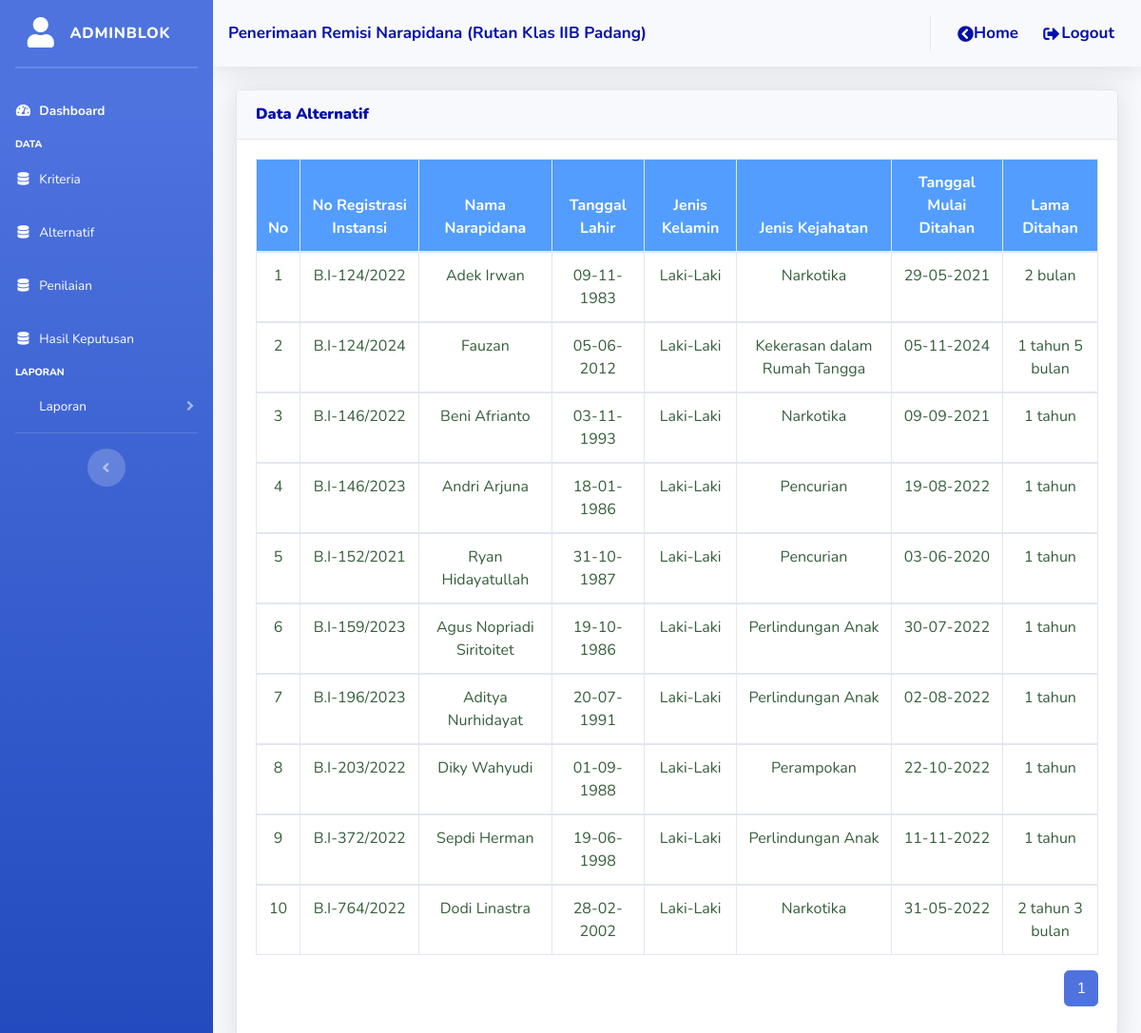
/admin/proses/data_alternatif.php?idp=12 (signed in), run on the app's committed database.
### tables this page shows
CREATE TABLE `tbl_alternatif` (
  `id_alternatif` varchar(15) NOT NULL,
  `nama` varchar(255) NOT NULL,
  `tanggal_lahir` date NOT NULL,
  `jenis_kelamin` varchar(15) NOT NULL,
  `jenis_kejahatan` varchar(255) NOT NULL,
  `tanggal_mulai_ditahan` date NOT NULL,
  `lama_pidana` varchar(20) NOT NULL,
  `id_blok` int(11) NOT NULL,
  `id_periode` int(11) NOT NULL
);

### admin/proses/data_alternatif.php (the view, shortened to what this page needs)
<?php
include("style/header.php");
include("style/sidebar.php");
$idp = $_GET['idp'];
?>
<div class="container-fluid">
  <div class="card shadow mt-3 mb-3">
    <div class="card-header py-3">
      <h6 class="m-0 font-weight-bold" style="color: #0510a8"><b>Data Alternatif</b></h6>
    </div>
    <div class="card-body">
      <?php
      include("../../config/koneksi.php");
      ?>
      <?php
      $itemsPerPage = 10;
      $totalData = mysqli_num_rows(mysqli_query($konek, "SELECT * FROM tbl_alternatif WHERE id_periode = '$idp'"));
      $totalPages = ceil($totalData / $itemsPerPage);
      $currentPage = isset($_GET['page']) ? intval($_GET['page']) : 1;
      $offset = ($currentPage - 1) * $itemsPerPage;
      $sql = mysqli_query($konek, "SELECT * FROM tbl_alternatif WHERE id_periode = '$idp' LIMIT $offset, $itemsPerPage");
      $no = $offset + 1;
      ?>
      <div class="table-responsive">
        <table class="table table-bordered" width="100%">
          <thead>
            <tr style="background-color: #529dff; color: #ffff" align="center">
              <th>No</th>
              <th>No Registrasi Instansi</th>
              <th>Nama Narapidana</th>
              <th>Tanggal Lahir</th>
              <th>Jenis Kelamin</th>
              <th>Jenis Kejahatan</th>
              <th>Tanggal Mulai Ditahan</th>
              <th>Lama Ditahan</th>
            </tr>
          </thead>
          <?php
          while ($array = mysqli_fetch_assoc($sql)) {
          ?>
            <tbody>
              <tr align="center" style="color: #355E3B">
                <td><?php echo $no++; ?></td>
                <td><?php echo $array['id_alternatif']; ?></td>
                <td><?php echo $array['nama']; ?></td>
                <td><?php
                    $tanggal_lahir = new DateTime($array['tanggal_lahir']);
                    echo $tanggal_lahir->format('d-m-Y ');
                    ?></td>
                <td><?php echo $array['jenis_kelamin']; ?></td>
                <td><?php echo $array['jenis_kejahatan']; ?></td>
                <td><?php
                    $tanggal_mulai_ditahan = new DateTime($array['tanggal_mulai_ditahan']);
                    echo $tanggal_mulai_ditahan->format('d-m-Y ');
                    ?></td>
                <td>
                  <?= $array['lama_pidana'] ?>
                </td>
              </tr>
            </tbody>
          <?php
          }
          ?>
        </table>
      </div>
      <nav aria-label="Pagination">
        <ul class="pagination justify-content-end">
          <?php
          for ($page = 1; $page <= $totalPages; $page++) {
            echo '<li class="page-item ' . ($page === $currentPage ? 'active' : '') . '">
                                <a class="page-link" href="?idp=' . $idp . '&page=' . $page . '">' . $page . '</a>
                            </li>';
          }
          ?>
        </ul>
      </nav>
    </div>
  </div>
</div>
</div>
<?php
include("style/footer.php");
?>

### admin/proses/style/header.php (shortened to what this page needs)
<!DOCTYPE html>
<html lang="en">
<head>
  <link href="../../assets/vendor/fontawesome-free/css/all.min.css" rel="stylesheet" type="text/css">
  <link href="../../assets/css/sb-admin-2.min.css" rel="stylesheet">
</head>

### admin/proses/style/sidebar.php (shortened to what this page needs)
<?php
$idp = $_GET['idp'];
?>
<body id="page-top">
  <div id="wrapper">
    <ul class="navbar-nav bg-gradient-primary sidebar sidebar-dark accordion" id="accordionSidebar">
      <a class="sidebar-brand d-flex align-items-center justify-content-center" href="index.php?idp=<?php echo $idp; ?>">
        <div class="sidebar-brand-icon">
          <i class="fas fa-user" style="color: #ffff"></i>
        </div>
        <div class="sidebar-brand-text mx-3" style="color: #ffff"><?php echo $_SESSION['username']; ?></div>
      </a>
      <hr class="sidebar-divider my-0">
      <hr class="sidebar-divider">
      <li class="nav-item active">
        <a class="nav-link" href="../../admin/proses/index.php?idp=<?php echo $idp; ?>">
          <i class="fas fa-fw fa-tachometer-alt"></i>
          <span>Dashboard</span></a>
      </li>
      <div class="sidebar-heading" style="color: #ffff">
        Data
      </div>
      <li class="nav-item">
        <a class="nav-link" href="../../admin/data_kriteria.php?idp=<?php echo $idp; ?>">
          <i class="fas fa-fw fa-database" style="color: #ffff"></i>
          <span style="color: #ffff">Kriteria</span>
        </a>
      </li>
      <li class="nav-item">
        <a class="nav-link" href="../../admin/proses/data_alternatif.php?idp=<?php echo $idp; ?>">
          <i class="fas fa-fw fa-database" style="color: #ffff"></i>
          <span style="color: #ffff">Alternatif</span>
        </a>
        <a class="nav-link" href="../../admin/proses/data_penilaian.php?idp=<?php echo $idp; ?>">
          <i class="fas fa-fw fa-database" style="color: #ffff"></i>
          <span style="color: #ffff">Penilaian</span></a>
        <a class="nav-link" href="../../admin/proses/hasil_keputusan.php?idp=<?php echo $idp; ?>">
          <i class="fas fa-fw fa-database" style="color: #ffff"></i>
          <span style="color: #ffff">Hasil Keputusan</span></a>
      </li>
      <div class="sidebar-heading" style="color: #ffff">
        Laporan
      </div>
      <li class="nav-item">
        <a class="nav-link collapsed" href="#" data-toggle="collapse" data-target="#collapseTwo" aria-expanded="false" aria-controls="collapseTwo">
          <span style="color: #ffff">Laporan</span>
        </a>
      </li>
      <hr class="sidebar-divider d-none d-md-block">
      <div class="text-center d-none d-md-inline">
        <button class="rounded-circle border-0" id="sidebarToggle"></button>
      </div>
    </ul>
    <div id="content-wrapper" class="d-flex flex-column">
      <div id="content">
        <nav class="navbar navbar-expand font-weight-bold topbar mb-4 static-top shadow" style="color:#0510a8; font-size: 17px">
          Penerimaan Remisi Narapidana (Rutan Klas IIB Padang)
          <ul class="navbar-nav ml-auto">
            <li class="nav-item">
              <a class="nav-link" href="../../admin/periodekeputusan.php">
                <i class="fas fa-chevron-circle-left" style="color:#0510a8"></i>
                <span style="color:#0510a8">Home</span></a>
            </li>
            <li class="nav-item">
              <a class="nav-link" href="../../admin/logout.php">
                <i class="fas fa-fw fa-sign-out-alt" style="color:#0510a8"></i>
                <span style="color: #0510a8">Logout</span></a>
            </li>
          </ul>
        </nav>

### admin/proses/style/footer.php (shortened to what this page needs)
</body>
</html>

### data on the page
tbl_alternatif: id_alternatif "B.I-124/2022", nama "Adek Irwan", tanggal_lahir "09-11-1983", jenis_kelamin "Laki-Laki", jenis_kejahatan "Narkotika", tanggal_mulai_ditahan "29-05-2021", lama_pidana "2 bulan"
tbl_alternatif: id_alternatif "B.I-124/2024", nama "Fauzan", tanggal_lahir "05-06-2012", jenis_kelamin "Laki-Laki", jenis_kejahatan "Kekerasan dalam Rumah Tangga", tanggal_mulai_ditahan "05-11-2024", lama_pidana "1 tahun 5 bulan"
tbl_alternatif: id_alternatif "B.I-146/2022", nama "Beni Afrianto", tanggal_lahir "03-11-1993", jenis_kelamin "Laki-Laki", jenis_kejahatan "Narkotika", tanggal_mulai_ditahan "09-09-2021", lama_pidana "1 tahun"
tbl_alternatif: id_alternatif "B.I-146/2023", nama "Andri Arjuna", tanggal_lahir "18-01-1986", jenis_kelamin "Laki-Laki", jenis_kejahatan "Pencurian", tanggal_mulai_ditahan "19-08-2022", lama_pidana "1 tahun"
tbl_alternatif: id_alternatif "B.I-152/2021", nama "Ryan Hidayatullah", tanggal_lahir "31-10-1987", jenis_kelamin "Laki-Laki", jenis_kejahatan "Pencurian", tanggal_mulai_ditahan "03-06-2020", lama_pidana "1 tahun"
tbl_alternatif: id_alternatif "B.I-159/2023", nama "Agus Nopriadi Siritoitet", tanggal_lahir "19-10-1986", jenis_kelamin "Laki-Laki", jenis_kejahatan "Perlindungan Anak", tanggal_mulai_ditahan "30-07-2022", lama_pidana "1 tahun"
tbl_alternatif: id_alternatif "B.I-196/2023", nama "Aditya Nurhidayat", tanggal_lahir "20-07-1991", jenis_kelamin "Laki-Laki", jenis_kejahatan "Perlindungan Anak", tanggal_mulai_ditahan "02-08-2022", lama_pidana "1 tahun"
tbl_alternatif: id_alternatif "B.I-203/2022", nama "Diky Wahyudi", tanggal_lahir "01-09-1988", jenis_kelamin "Laki-Laki", jenis_kejahatan "Perampokan", tanggal_mulai_ditahan "22-10-2022", lama_pidana "1 tahun"
tbl_alternatif: id_alternatif "B.I-372/2022", nama "Sepdi Herman", tanggal_lahir "19-06-1998", jenis_kelamin "Laki-Laki", jenis_kejahatan "Perlindungan Anak", tanggal_mulai_ditahan "11-11-2022", lama_pidana "1 tahun"
tbl_alternatif: id_alternatif "B.I-764/2022", nama "Dodi Linastra", tanggal_lahir "28-02-2002", jenis_kelamin "Laki-Laki", jenis_kejahatan "Narkotika", tanggal_mulai_ditahan "31-05-2022", lama_pidana "2 tahun 3 bulan"

### other printed values
$_SESSION['username'] "ADMINBLOK"
